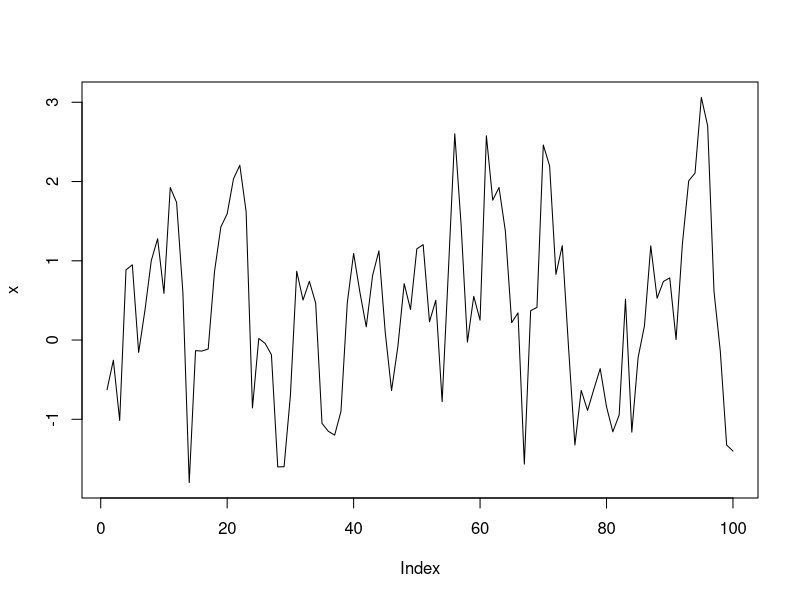
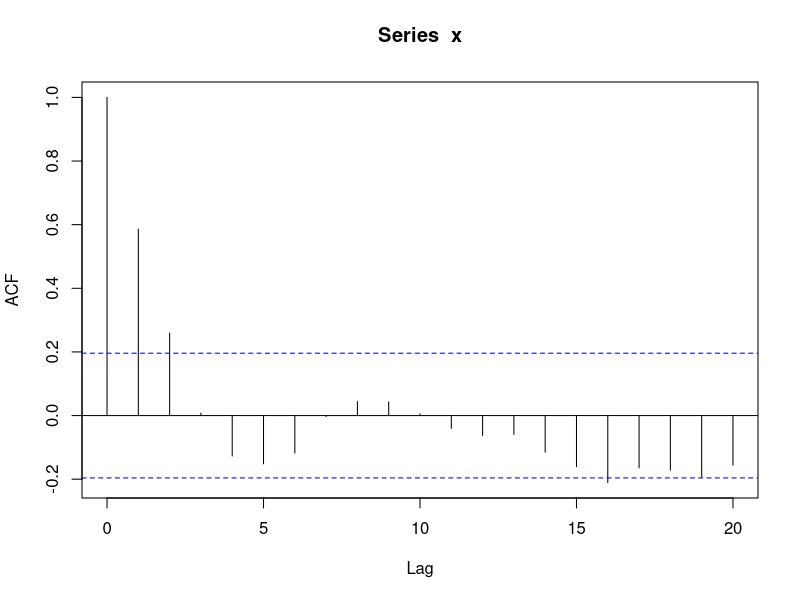
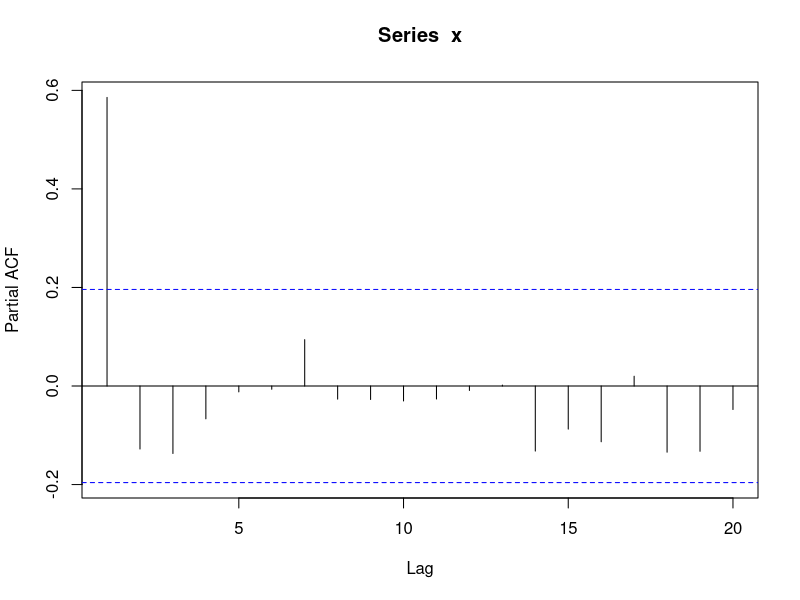

Write the R code that produced these figures, in order.
set.seed(1)
x <- w <- rnorm(100)
for (t in 2:100) x[t] <- 0.7 * x[t - 1] + w[t]
plot(x, type = "l")
acf(x)
pacf(x)
x.ar <- ar(x, method = "mle")
x.ar$order
x.ar$ar
x.ar$ar[1] + c(-2,2) * sqrt(x.ar$asy.var[1,1])

